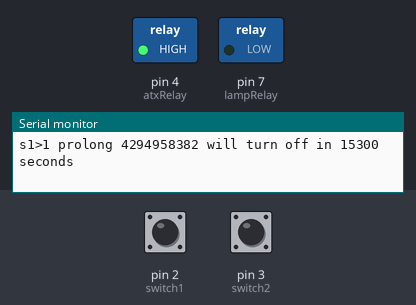
The sketch below on a simulated Arduino Uno, built with avr-gcc and run on an emulated ATmega328P. Parts: switched loads named in the sketch (green lamp = pin HIGH), the last lines printed to the serial monitor. Dashed ring = blinking. The test bench sets the inputs (shaded band); at power-on: pin 2 (switch1) HIGH, pin 3 (switch2) HIGH.

Above: at 1.2 s.
1.3 s: pin 2 (switch1) pulled LOW for 0.15 s
At 1.44 s:
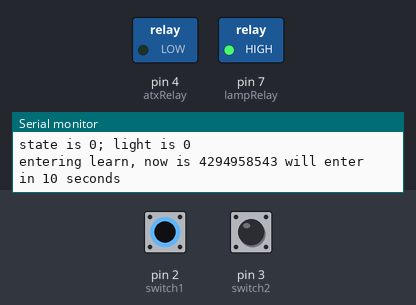
10.1 s: pin 2 (switch1) pulled LOW for 1 s
At 11.5 s:
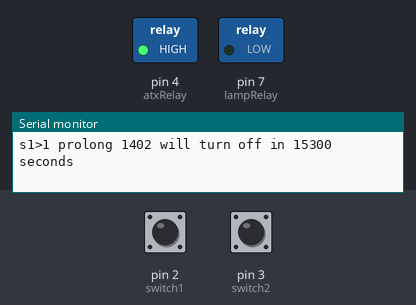
14.1 s: pin 2 (switch1) pulsed LOW 2 times (0.12 s each, 0.3 s apart)
At 14.22 s:
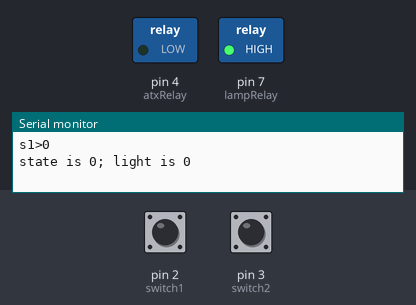
Timing chart, 0 to 17.1 s (numbered marks = the images above; inputs shaded):
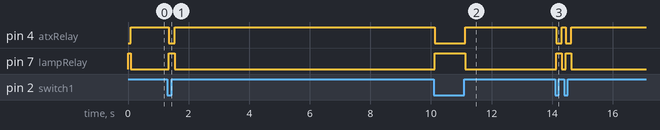

The sketch:

toilet_light.ino
```cpp
#define DEBUG
#define LEARN
#define TIMEROVERFLOW

#ifdef LEARN
#include <EEPROM.h>
#endif

// constants won't change. They're used here to
// set pin numbers:
const int switch1 = 2;       // main switch
const int switch2 = 3;       // "prolong" switch
const int atxRelay = 4;      // main relay
const int lampRelay = 7;     // standby light relay

#ifdef LEARN
const unsigned long learnMode = 10;  // how long to wait before entering learn
#endif

// variables will change:
unsigned long lightDelay; // how long to wait to turn the light on
// will be loaded from hardcode or from EEPROM
// 1 value corresponds to 1 minute

unsigned long tmp;
int light = 0;
int btn1 = 0, btn2 = 0;
int state = 0; // 0 - off by main button, 1 - on until timer counts down, 2 - off after timer countdown,
// 3 - entering learn mode before 10 sec, 4 - entering learn mode, 10 sec ok, waiting to release button,
// 5 - learning, counting time
unsigned long dateLightSwitch; // variable, millis when it is okay to turn off the light
#ifdef TIMEROVERFLOW
extern volatile unsigned long timer0_millis;
#endif

void setup() {
#ifdef DEBUG
  Serial.begin(9600);
#endif

#ifdef LEARN
  // EEPROM stores minutes to wait.
  // lightDelay stores seconds to wait
  tmp = EEPROM.read(0);
  lightDelay = tmp * 60;
  if (0 == lightDelay) {
    lightDelay = 30 * 60;
    EEPROM.write(0, lightDelay / 60);
  }
#ifdef DEBUG
  Serial.print("read from eeprom "); Serial.print(tmp); Serial.print(", light delay is "); Serial.print(lightDelay);
  Serial.print(", final light delay is "); Serial.println(lightDelay);
#endif // debug
#else // if no learn
  lightDelay = 30 * 60;
#ifdef DEBUG
  Serial.print("light delay is "); Serial.println(lightDelay);
#endif // debug
#endif // learn

  // initialize the relays as outputs:
  pinMode(atxRelay, OUTPUT);
  pinMode(lampRelay, OUTPUT);

  // initialize the pushbutton pins as inputs:
  pinMode(switch1, INPUT);
  pinMode(switch2, INPUT);

  setRelays();

#ifdef TIMEROVERFLOW
  noInterrupts ();
  timer0_millis = -10000;
  interrupts ();
#endif
}

void loop() {
  // read the state of the pushbutton values:
  btn1 = digitalRead(switch1);
  btn2 = digitalRead(switch2);

  if ((HIGH == btn1) && (0 == state)) {
    // 1. goto state 1: it was off, now they turned it on by main button.
    // start the timer, turn on the light
    state = 1; light = 1;
    dateLightSwitch = millis();

#ifdef DEBUG
    Serial.print("s0>1 now is "); Serial.print(millis()); Serial.print(" will turn off in "); Serial.print(lightDelay); Serial.println(" seconds");
#endif
    setRelays();
  }

  if ((LOW == btn1) && (1 == state)) {
    // 2. goto state 1: it was on, timeout did not fire, now they turned it on by main button.
    // turn off the light
    state = 0; light = 0;
#ifdef DEBUG
    Serial.println("s1>0");
#endif
    setRelays();
  }

  if ((HIGH == btn1) && (1 == state)) {
    tmp = millis();
    if (tmp - dateLightSwitch > lightDelay * 1000) {
      // 3. it was on, timer went down, but the button is still on.
      // goto state 2, turn off the light.
      state = 2; light = 0;
#ifdef DEBUG
      Serial.print("s0>2 now is "); Serial.println(tmp);
#endif
      setRelays();
    }
  }

  if ((LOW == btn1) && (2 == state)) {
    // 4. light is off because the timer went out, the light is off,
    // but they turned off the main button. do not switch the light, just goto state 0.
    state = 0; light = 0;
#ifdef DEBUG
    Serial.print("s2->0 now is "); Serial.println(millis());
#endif
    setRelays();
  }

  if ((HIGH == btn2) && (1 == state)) {
    // 5. the light is on, but they pushed the prolong button. rewind the timer, save the state
    state = 1; light = 1;
    dateLightSwitch = millis();
#ifdef DEBUG
    Serial.print("s1>1 prolong "); Serial.print(millis()); Serial.print(" will turn off in "); Serial.print(lightDelay); Serial.println(" seconds");
#endif
    //    setRelays();  // no need to click, cause the light is already on
  }

  if ((HIGH == btn2) && (2 == state)) {
    // 6. the timer went out, the light is off, but they pushed the prolong button.
    // rewind the timer, set the light back on.
    state = 1; light = 1;
    dateLightSwitch = millis();
#ifdef DEBUG
    Serial.print("s2>1 prolong "); Serial.print(millis()); Serial.print(" will turn off in "); Serial.print(lightDelay); Serial.println(" seconds");
#endif
    setRelays();
  }

#ifdef LEARN
  if ((LOW == btn1) && (0 == state) && (HIGH == btn2)) {
    // 7. Learning mode. The light was off and the main button is off, but they pushed the prolong button.
    // we will count 10 seconds to enter learn mode
    dateLightSwitch = millis();
    state = 3; light = 0;
#ifdef DEBUG
    Serial.print("entering learn, now is "); Serial.print(tmp); Serial.print(" will enter in "); Serial.print(learnMode); Serial.println(" seconds");
#endif
  }

  if ((LOW == btn1) && (3 == state) && (LOW == btn2)) {
    // 8. We were entering learn mode but they have released the prolong button.
    // no learning today. goto state 0.
    state = 0; light = 0;
#ifdef DEBUG
    Serial.println("exit learn");
#endif
  }

  if ((LOW == btn1) && (3 == state) && (HIGH == btn2)) {
    tmp = millis();
    if (tmp - dateLightSwitch > learnMode*1000) {
      // 9. We were entering learn mode, 10 seconds with pressed prolong button passed, fine!
      // we are in the learning mode now. Switch the small relay, going to state 4 where we wait for prolong key to release.
#ifdef DEBUG
      Serial.print("entered learn, state 4, now is "); Serial.print(tmp); Serial.print(" entered by "); Serial.println(dateLightSwitch);
#endif

      digitalWrite(lampRelay, !digitalRead(lampRelay));
      delay(1000);
      digitalWrite(lampRelay, !digitalRead(lampRelay));
      state = 4; light = 0;
    }
  }

  if ((LOW == btn1) && (4 == state) && (LOW == btn2)) {
    // 10. We start learning only if the state is right and both keys are released.
    // There we will go to state 5 and save the timer for counting later.
    state = 5; light = 0;
    tmp = millis();
    dateLightSwitch = tmp;
#ifdef DEBUG
    Serial.println("both buttons down, start learn, goto state 5");
#endif
  }

  if ((LOW == btn1) && (5 == state) && (HIGH == btn2)) {
    // 11. If they pushed Prolong button again, that means the learning is finished.
    // We have to count how much time elapsed, set the delay and save it to EEPROM.
    tmp = millis();
    // BEWARE of millis overflow problems.
    lightDelay = (tmp - dateLightSwitch) * 60 / 1000; // секунда за минуту
    if (60 > lightDelay) {
      // if less than 1 second elapsed, think of it as of 1 minute delay.
      lightDelay = 61;
    }
#ifdef DEBUG
    Serial.print("finished learn, state 4, now is "); Serial.print(tmp); Serial.print(", delay learnt is "); Serial.print(lightDelay);
    Serial.print(", writing to eeprom "); Serial.println(lightDelay / 60);
#endif

    EEPROM.write(0, lightDelay / 60);

    // Blink small relay to say the learning is complete.
    digitalWrite(lampRelay, !digitalRead(lampRelay));
    delay(3000);
    digitalWrite(lampRelay, !digitalRead(lampRelay));
    state = 0; light = 0;
    setRelays();
  }

  if ((HIGH == btn1) && (5 == state || 4 == state || 3 == state)) {
    // 11. If they pushed the main button while in learning mode, that means it was a mistake
    // no learning today. Break the learn, no modifications done, forget everything.
    // We will switch from 0 state to 1 on next cycle.

    state = 0; light = 0;
    setRelays();
#ifdef DEBUG
    Serial.println("exit learn by main button");
#endif // debug
  }
#endif // learn
}

void setRelays() {
  // my relays are ON when the pin is LOW and OFF when HIGH
  digitalWrite(atxRelay, (0 == light) ? LOW : HIGH);
  digitalWrite(lampRelay, (0 == light) ? HIGH : LOW);
#ifdef DEBUG
  Serial.print("state is "); Serial.print(state); Serial.print("; light is "); Serial.println(light);
#endif
}
```

Measured:
- after the input at 1.3 s, pin 4 (atxRelay): HIGH → LOW at once, → HIGH 0.20 s later; pin 7 (lampRelay): LOW → HIGH at once, → LOW 0.20 s later
- after the input at 10.1 s, pin 4 (atxRelay): HIGH → LOW at once, → HIGH 1.0 s later; pin 7 (lampRelay): LOW → HIGH at once, → LOW 1.0 s later
- after the input at 14.1 s, pin 4 (atxRelay): alternates HIGH for 0.14 s and LOW for 0.19 s, 4 changes in all, then stays HIGH, starting at once; pin 7 (lampRelay): alternates HIGH for 0.19 s and LOW for 0.14 s, 4 changes in all, then stays LOW, starting at once
